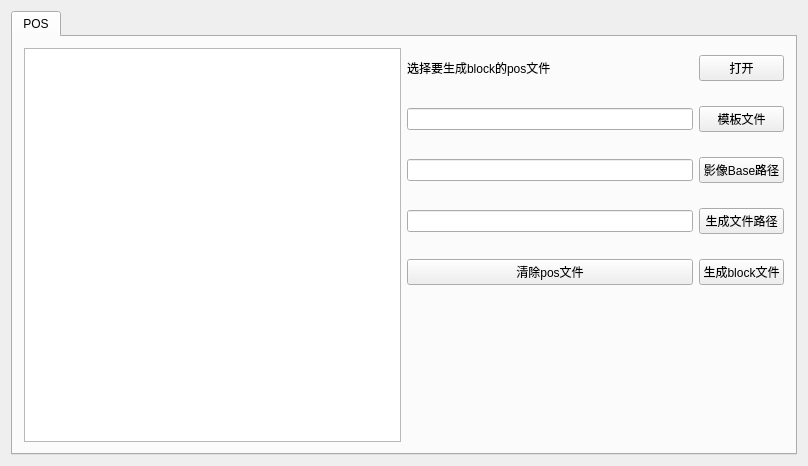
<?xml version="1.0" encoding="UTF-8"?>
<ui version="4.0">
 <class>BlockInterface</class>
 <widget class="QWidget" name="BlockInterface">
  <property name="geometry">
   <rect>
    <x>0</x>
    <y>0</y>
    <width>808</width>
    <height>466</height>
   </rect>
  </property>
  <property name="windowTitle">
   <string>BlockInterface</string>
  </property>
  <layout class="QVBoxLayout" name="verticalLayout_20">
   <item>
    <widget class="QTabWidget" name="tabWidget">
     <property name="currentIndex">
      <number>0</number>
     </property>
     <property name="tabsClosable">
      <bool>false</bool>
     </property>
     <widget class="QWidget" name="pos_3">
      <attribute name="title">
       <string>POS</string>
      </attribute>
      <layout class="QHBoxLayout" name="horizontalLayout_5">
       <item>
        <widget class="QListWidget" name="posWidget"/>
       </item>
       <item>
        <layout class="QVBoxLayout" name="verticalLayout_19">
         <item>
          <layout class="QGridLayout" name="gridLayout_5">
           <property name="leftMargin">
            <number>0</number>
           </property>
           <property name="topMargin">
            <number>0</number>
           </property>
           <property name="bottomMargin">
            <number>0</number>
           </property>
           <property name="verticalSpacing">
            <number>25</number>
           </property>
           <item row="2" column="1">
            <widget class="QPushButton" name="selectBashPath">
             <property name="text">
              <string>影像Base路径</string>
             </property>
            </widget>
           </item>
           <item row="0" column="1">
            <widget class="QPushButton" name="selectPosFile">
             <property name="text">
              <string>打开</string>
             </property>
            </widget>
           </item>
           <item row="4" column="0">
            <widget class="QPushButton" name="clearPos">
             <property name="text">
              <string>清除pos文件</string>
             </property>
            </widget>
           </item>
           <item row="3" column="0">
            <widget class="QLineEdit" name="lineEdit"/>
           </item>
           <item row="4" column="1">
            <widget class="QPushButton" name="genBlock">
             <property name="text">
              <string>生成block文件</string>
             </property>
            </widget>
           </item>
           <item row="3" column="1">
            <widget class="QPushButton" name="selectPath">
             <property name="text">
              <string>生成文件路径</string>
             </property>
            </widget>
           </item>
           <item row="0" column="0">
            <widget class="QLabel" name="label_5">
             <property name="text">
              <string>选择要生成block的pos文件</string>
             </property>
            </widget>
           </item>
           <item row="2" column="0">
            <widget class="QLineEdit" name="imageBasePath"/>
           </item>
           <item row="1" column="0">
            <widget class="QLineEdit" name="lineEditTemplate"/>
           </item>
           <item row="1" column="1">
            <widget class="QPushButton" name="templateFile">
             <property name="text">
              <string>模板文件</string>
             </property>
            </widget>
           </item>
          </layout>
         </item>
         <item>
          <spacer name="verticalSpacer">
           <property name="orientation">
            <enum>Qt::Vertical</enum>
           </property>
           <property name="sizeType">
            <enum>QSizePolicy::Preferred</enum>
           </property>
           <property name="sizeHint" stdset="0">
            <size>
             <width>20</width>
             <height>150</height>
            </size>
           </property>
          </spacer>
         </item>
        </layout>
       </item>
      </layout>
     </widget>
    </widget>
   </item>
  </layout>
 </widget>
 <layoutdefault spacing="6" margin="11"/>
 <resources/>
 <connections/>
</ui>
